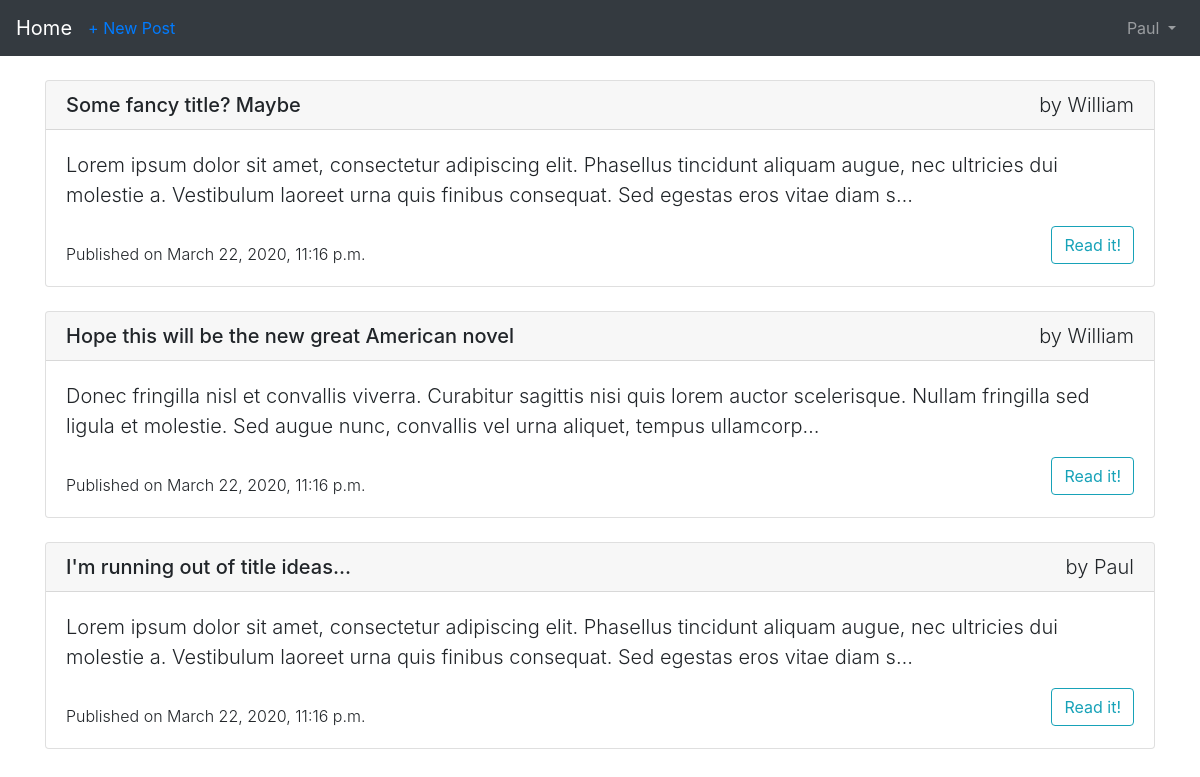
The app's page / (signed in) with its own data.
### blog/models.py (models this page shows, shortened)
class Post(models.Model):
    title = models.CharField(max_length=200)
    author = models.ForeignKey(
        'auth.User',
        on_delete=models.CASCADE
    )
    body = models.TextField()
    date = models.DateTimeField(auto_now_add=True,)

### blog/views.py (the view)
# urls.py: path('', BlogListView.as_view(), name='home'),
class BlogListView(ListView):
	model = Post
	template_name = 'home.html'

### templates/home.html
{% extends 'base.html' %}
{% block content %}
    {% for post in object_list %}
        <div class="card mb-4">
            <h5 class="card-header">
                <div class="float-left">{{ post.title }}</div>
                <div class="float-right font-weight-light">by {{ post.author }}</div>
            </h5>
            <div class="card-body">
                <p class="card-text lead">{{ post.body|truncatechars:200 }}</p>
                <div class="mt-3 float-left font-weight-light">Published on {{ post.date }}</div>
                <a href="{% url 'post_detail' post.pk %}" class="btn btn-outline-info float-right">Read it!</a>
            </div>
        </div>
    {% endfor %}
{% endblock content %}

### templates/base.html (shortened to what this page needs)
{% load static %}
<html>
<head>
    <link rel="stylesheet" href="https://stackpath.bootstrapcdn.com/bootstrap/4.1.3/css/bootstrap.min.css">
</head>
<body>
    <nav class="navbar navbar-expand-md navbar-dark bg-dark mb-4">
        <a class="navbar-brand" href="{% url 'home' %}">Home</a>
        {% if user.is_authenticated %}
            <ul class="navbar-nav mr-auto">
                <li class="nav-item">
                    <a href="{% url 'post_new' %}">+ New Post</a>
                </li>
            </ul>
        {% endif %}
        <div class="collapse navbar-collapse" id="navbarCollapse">
            {% if user.is_authenticated %}
                <ul class="navbar-nav ml-auto">
                    <li class="nav-item">
                        <a class="nav-link dropdown-toggle" href="#" id="userMenu" data-toggle="dropdown" aria-haspopup="true" aria-expanded="false">
                            {{ user.username }}
                        </a>
                    </li>
                </ul>
            {% else %}
                <form class="form-inline ml-auto mb-auto">
                    <a href="{% url 'login' %}" class="btn btn-outline-secondary">Log In</a>
                </form>
            {% endif %}
        </div>
    </nav>
    <div class="container">
        {% block content %}
        {% endblock content %}
    </div>
</body>
</html>

### records on screen
Post: title "Some fancy title? Maybe", author "William", body "Lorem ipsum dolor sit amet, consectetur adipiscing elit. Phasellus tincidunt aliquam augue, nec ultricies dui molestie a. Vestibulum laoreet urna quis finibus consequat. Sed egestas eros vitae diam s…", date "March 22, 2020, 11:16 p.m."
Post: title "Hope this will be the new great American novel", author "William", body "Donec fringilla nisl et convallis viverra. Curabitur sagittis nisi quis lorem auctor scelerisque. Nullam fringilla sed ligula et molestie. Sed augue nunc, convallis vel urna aliquet, tempus ullamcorp…", date "March 22, 2020, 11:16 p.m."
Post: title "I'm running out of title ideas...", author "Paul", body "Lorem ipsum dolor sit amet, consectetur adipiscing elit. Phasellus tincidunt aliquam augue, nec ultricies dui molestie a. Vestibulum laoreet urna quis finibus consequat. Sed egestas eros vitae diam s…", date "March 22, 2020, 11:16 p.m."

### other values on screen
{{ user.username }} "Paul"
